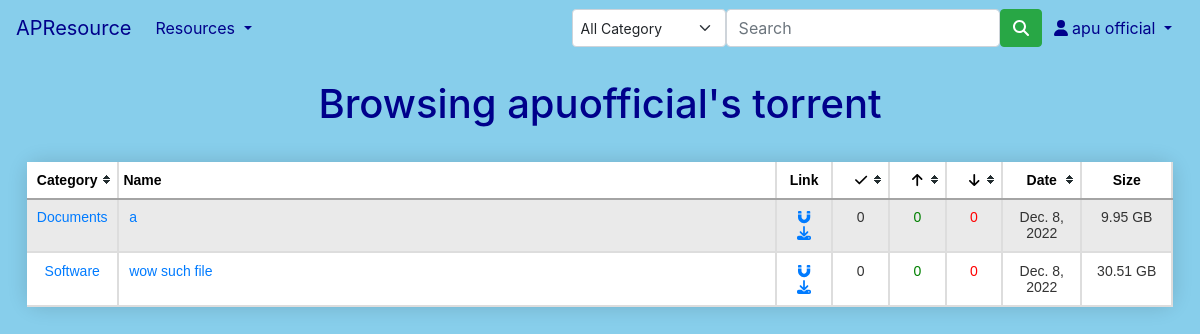
Screenshot of /userfile/apuofficial (signed in) with the database file from the repository.
### main/models.py (models this page shows, shortened)
class TorFile(models.Model):
    user = models.ForeignKey(User, on_delete=models.CASCADE, default=None)
    title = models.CharField(max_length=200)
    desc = models.TextField(max_length=1000)
    file_field = models.FileField(upload_to="uploads/",validators=[validate_is_torrent,])
    date = models.DateField(auto_now_add=True)
    file_size = models.CharField(max_length=20, default=0)
    magnet = models.CharField(max_length=200, default="")
    infohash = models.CharField(max_length=200, default=0)
    total_completed = models.IntegerField(default=0)
    total_seeds = models.IntegerField(default=0)
    total_leechers = models.IntegerField(default=0)
    category = models.CharField(max_length=10, choices=CAT_LIST,default="None")

### main/views.py (the view)
# urls.py: path('userfile/<str:username>', views.userfile, name='userfile'),
@login_required(login_url="/account/login")
def userfile(request,username):
    all_files = TorFile.objects.filter(user__username__icontains=username)
    return render(request, "main/userfile.html",{'all_files':all_files, "username":username})

### main/templates/main/userfile.html (shortened to what this page needs)
{% extends "main/base.html" %}
{% block content %}
<div class="text-center title">
   <h1>Browsing {{username}}'s torrent</h1>
</div>
<div class="container">
<table id="myTable" class="tablesorter tablesorter-default">
   <thead>
      <tr>
         <th style="width: 6%;" scope="col">Category</th>
         <th style="width: 59%;" scope="col" class="sorter-false">Name</th>
         <th style="width: 5%;" scope="col" class="text-center sorter-false">Link</th>
         <th style="width: 5%;" scope="col" class="text-center" title="Completed Downloads"><i class="fa fa-check" ></i></th>
         <th style="width: 5%;" scope="col" class="text-center" title="Seeds"><i class="fa fa-arrow-up"></i></th>
         <th style="width: 5%;" scope="col" class="text-center" title="Leechers"><i class="fa fa-arrow-down"></i></th>
         <th style="width: 7%;" scope="col" class="text-center">Date</th>
         <th style="width: 8%;" scope="col" class="text-center sorter-false">Size</th>
      </tr>
   </thead>
   <tbody>
      {% for files in all_files%}
      <tr>
      <td class="text-center"><a href="/filter/{{files.category}}">{{files.category}}</a></td>
      <td><a href="/{{files.id}}">{{files.title}}</a></td>
      <td class="text-center">
         <a href="{{files.magnet}}"><i class="fa fa-magnet"></i></a>
         <a class="mx-1" href="{{files.file_field.url}}"><i class="fa fa-download"></i></a>
      </td>
      <td class="text-center">{{files.total_completed}}</td>
      <td class="text-center" style="color: green;">{{files.total_seeds}}</td>
      <td class="text-center" style="color: red;">{{files.total_leechers}}</td>
      <td class="text-center">{{files.date}}</td>
      <td class="text-center">{{files.file_size}}</td>
      </tr>
      {% endfor %}
   </tbody>
</table>
</div>
{% endblock %}

### main/templates/main/base.html (shortened to what this page needs)
{% load static %}
<!DOCTYPE html>
<html>
<head>
    <link href="https://cdn.jsdelivr.net/npm/bootstrap@5.0.2/dist/css/bootstrap.min.css" rel="stylesheet">
    <link rel="stylesheet" href="https://cdn.jsdelivr.net/npm/bootstrap@4.0.0/dist/css/bootstrap.min.css">
    <nav class="navbar navbar-expand-lg navbar-dark">
      <a class="navbar-brand" href="#" style="color: darkblue;">APResource</a>
      <div class="collapse navbar-collapse" id="navbarSupportedContent">
        {% if user.is_authenticated %}
          <ul class="navbar-nav me-auto mb-2 mb-lg-0">
            <li class="nav-item dropdown">
              <a class="nav-link dropdown-toggle" href="#" id="navbarDropdown" role="button" data-bs-toggle="dropdown" aria-expanded="false" style="color: darkblue;">
                Resources
              </a>
            </li>
          </ul>
          <form class="d-flex" method="POST" action="{% url 'search' %}">
            <select class="form-select form-select-sm" name="filtered" >
              <option selected>All Category</option>
            </select>
            <input style="width: 300px;" class="form-control" type="search" placeholder="Search" aria-label="Search" name="searched">
            <button class="btn btn-success" type="submit"><i class="fa fa-search"></i></button>
          </form>
          <ul class="navbar-nav mx-1">
            <li class="nav-item dropdown">
              <a class="nav-link dropdown-toggle" href="#" role="button" data-bs-toggle="dropdown" style="color: darkblue;">
                <i class="fa fa-user"></i>
                {{request.user.first_name}} {{request.user.last_name}}
              </a>
            </li>
        </ul>
        {% endif %}
      </div>
    </nav>
</head>
<body style="background-color:#87CEEB;">
    <div id="content" name="content">
	{% block content %}
	{% endblock %}
   <link rel="stylesheet" href="{% static '/css/theme.default.css' %}">
    </div>
</body>
</html>

### static/css/theme.default.css (style rules this page uses)
.tablesorter-default { width: 100%; font: 14px Arial, Sans-serif; color: #333; background-color: #fff; margin: 10px 0 15px; text-align: left; min-width: 400px; box-shadow: 0 0 20px rgba(0, 0, 0, 0.15); border-radius: 1em; }
.tablesorter-default th, .tablesorter-default thead td { font-weight: bold; color: #000; background-color: #fff; border-collapse: collapse; border-right: #dddddd solid 2px; border-bottom: #A4A4A4 solid 2px; padding: 0; }
.tablesorter-default .header, .tablesorter-default .tablesorter-header { background-position: center right; background-repeat: no-repeat; cursor: pointer; white-space: normal; padding: 0.7em; }
.tablesorter-default thead .sorter-false { background-image: none; cursor: default; padding: 4px; }
.tablesorter-default td { border-right: #dddddd solid 2px; border-bottom: #dddddd solid 2px; padding: 0.7em; vertical-align: top; }
.tablesorter-default tr.odd > td { background-color: #EAEAEA }
.tablesorter-default tr.even > td { background-color: #ffffff; }

### main/templates/main/base.html (style rules this page uses)
body { background-color:#87CEEB; background-image:linear-gradient(0deg,#87CEEB,#87CEEB) no-repeat; }

### main/templates/main/userfile.html (style rules this page uses)
.container { align-content: center; max-width: 98%; }
.title { color: darkblue; margin: 1.5em; }

### rows the page displays
TorFile: category "Documents", title "a", total_completed "0", total_seeds "0", total_leechers "0", date "Dec. 8, 2022", file_size "9.95 GB"
TorFile: category "Software", title "wow such file", total_completed "0", total_seeds "0", total_leechers "0", date "Dec. 8, 2022", file_size "30.51 GB"

### other values shown
{{ request.user.first_name }} "apu"
{{ request.user.last_name }} "official"
{{ username }} "apuofficial"
